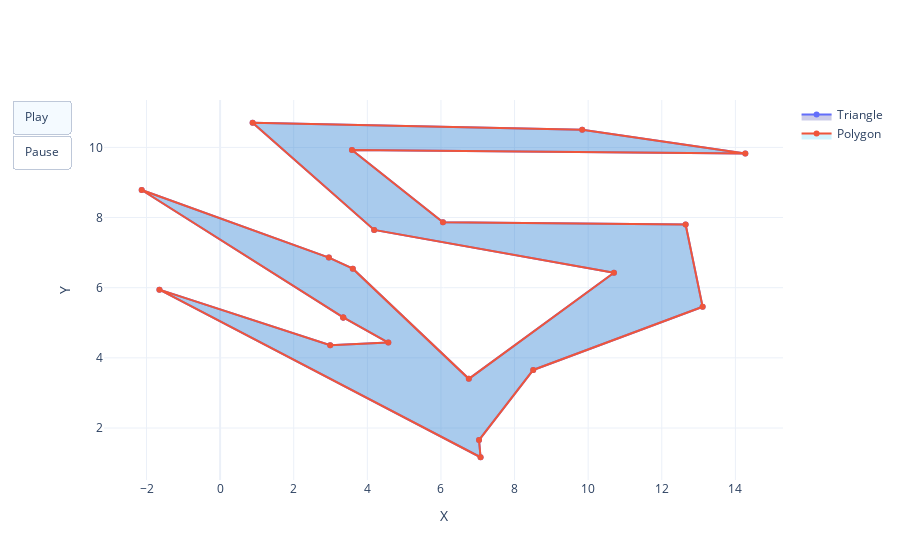
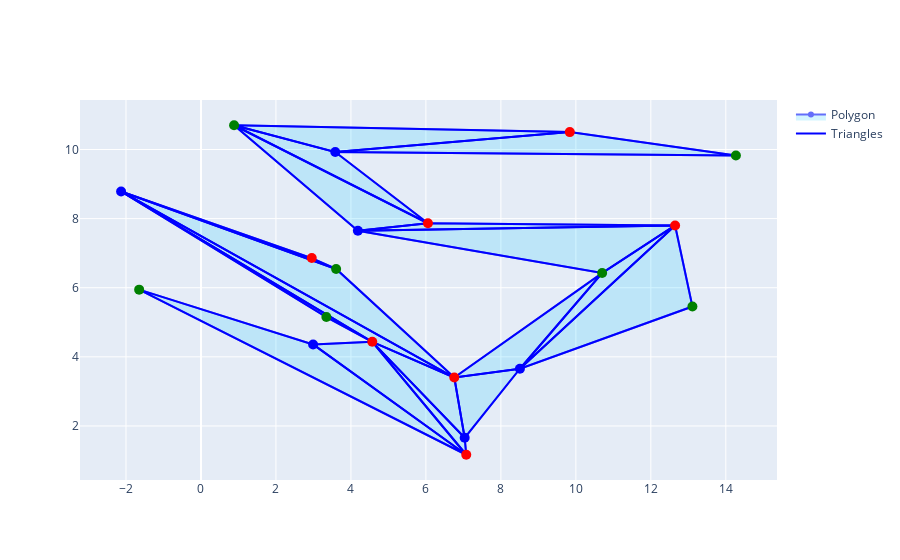

Here is the notebook cell these charts were saved with, in order:
### Code cell
input = 'agp2009a-simplerand/randsimple-20-1.pol'
poly = Polygon(input)
result = triangulate(poly)
fig = poly.plot(result)
fig.show()

colors = three_color(result)
print_colors(poly,result)
print(f"Número de cameras: {min(colors.values())}")

### Figure 1 — Plotly figure (JSON) as saved in the notebook; plotly's stock layout.template omitted (floating-point values rounded to 4 significant figures)
{"data": [{"fill": "toself", "fillcolor": "rgba(0, 0, 139, 0.2)", "mode": "lines+markers", "name": "Triangle", "type": "scatter", "x": [3.345, 4.57, 2.991, -1.649, 7.076, 7.034, 8.507, 13.11, 12.65, 6.055, 3.582, 14.27, 9.838, 0.8828, 4.186, 10.7, 6.758, 3.605, 2.955, -2.131, 3.345], "y": [5.152, 4.434, 4.359, 5.945, 1.166, 1.657, 3.655, 5.455, 7.803, 7.866, 9.926, 9.826, 10.5, 10.7, 7.648, 6.424, 3.402, 6.543, 6.858, 8.785, 5.152]}, {"fill": "toself", "fillcolor": "rgba(34, 200, 255, 0.2)", "mode": "lines+markers", "name": "Polygon", "type": "scatter", "x": [3.345, 4.57, 2.991, -1.649, 7.076, 7.034, 8.507, 13.11, 12.65, 6.055, 3.582, 14.27, 9.838, 0.8828, 4.186, 10.7, 6.758, 3.605, 2.955, -2.131, 3.345], "y": [5.152, 4.434, 4.359, 5.945, 1.166, 1.657, 3.655, 5.455, 7.803, 7.866, 9.926, 9.826, 10.5, 10.7, 7.648, 6.424, 3.402, 6.543, 6.858, 8.785, 5.152]}], "layout": {"hovermode": "closest", "showlegend": true, "updatemenus": [{"buttons": [{"args": [null, {"frame": {"duration": 500, "redraw": true}, "fromcurrent": true, "transition": {"duration": 300, "easing": "quadratic-in-out"}}], "label": "Play", "method": "animate"}, {"args": [[null], {"frame": {"duration": 0, "redraw": false}, "mode": "immediate", "transition": {"duration": 0}}], "label": "Pause", "method": "animate"}], "type": "buttons"}], "xaxis": {"title": {"text": "X"}}, "yaxis": {"title": {"text": "Y"}}}}

### Figure 2 — Plotly figure (JSON) as saved in the notebook; plotly's stock layout.template omitted (floating-point values rounded to 4 significant figures)
{"data": [{"fill": "toself", "fillcolor": "rgba(34, 200, 255, 0.2)", "mode": "lines+markers", "name": "Polygon", "type": "scatter", "x": [3.345, 4.57, 2.991, -1.649, 7.076, 7.034, 8.507, 13.11, 12.65, 6.055, 3.582, 14.27, 9.838, 0.8828, 4.186, 10.7, 6.758, 3.605, 2.955, -2.131, 3.345], "y": [5.152, 4.434, 4.359, 5.945, 1.166, 1.657, 3.655, 5.455, 7.803, 7.866, 9.926, 9.826, 10.5, 10.7, 7.648, 6.424, 3.402, 6.543, 6.858, 8.785, 5.152]}, {"line": {"color": "blue"}, "mode": "lines", "name": "Triangles", "type": "scatter", "x": [-2.131, 3.345, 4.57, -2.131, null, 2.991, -1.649, 7.076, 2.991, null, 4.57, 2.991, 7.076, 4.57, null, 4.57, 7.076, 7.034, 4.57, null, 8.507, 13.11, 12.65, 8.507, null, 3.582, 14.27, 9.838, 3.582, null, 3.582, 9.838, 0.8828, 3.582, null, 6.055, 3.582, 0.8828, 6.055, null, 6.055, 0.8828, 4.186, 6.055, null, 12.65, 6.055, 4.186, 12.65, null, 12.65, 4.186, 10.7, 12.65, null, 8.507, 12.65, 10.7, 8.507, null, 8.507, 10.7, 6.758, 8.507, null, 7.034, 8.507, 6.758, 7.034, null, 4.57, 7.034, 6.758, 4.57, null, -2.131, 4.57, 6.758, -2.131, null, -2.131, 6.758, 3.605, -2.131, null, 3.605, 2.955, -2.131, 3.605, null], "y": [8.785, 5.152, 4.434, 8.785, null, 4.359, 5.945, 1.166, 4.359, null, 4.434, 4.359, 1.166, 4.434, null, 4.434, 1.166, 1.657, 4.434, null, 3.655, 5.455, 7.803, 3.655, null, 9.926, 9.826, 10.5, 9.926, null, 9.926, 10.5, 10.7, 9.926, null, 7.866, 9.926, 10.7, 7.866, null, 7.866, 10.7, 7.648, 7.866, null, 7.803, 7.866, 7.648, 7.803, null, 7.803, 7.648, 6.424, 7.803, null, 3.655, 7.803, 6.424, 3.655, null, 3.655, 6.424, 3.402, 3.655, null, 1.657, 3.655, 3.402, 1.657, null, 4.434, 1.657, 3.402, 4.434, null, 8.785, 4.434, 3.402, 8.785, null, 8.785, 3.402, 6.543, 8.785, null, 6.543, 6.858, 8.785, 6.543, null]}, {"marker": {"color": "green", "size": 10}, "mode": "markers", "showlegend": false, "type": "scatter", "x": [3.345], "y": [5.152]}, {"marker": {"color": "red", "size": 10}, "mode": "markers", "showlegend": false, "type": "scatter", "x": [4.57], "y": [4.434]}, {"marker": {"color": "blue", "size": 10}, "mode": "markers", "showlegend": false, "type": "scatter", "x": [2.991], "y": [4.359]}, {"marker": {"color": "green", "size": 10}, "mode": "markers", "showlegend": false, "type": "scatter", "x": [-1.649], "y": [5.945]}, {"marker": {"color": "red", "size": 10}, "mode": "markers", "showlegend": false, "type": "scatter", "x": [7.076], "y": [1.166]}, {"marker": {"color": "blue", "size": 10}, "mode": "markers", "showlegend": false, "type": "scatter", "x": [7.034], "y": [1.657]}, {"marker": {"color": "blue", "size": 10}, "mode": "markers", "showlegend": false, "type": "scatter", "x": [8.507], "y": [3.655]}, {"marker": {"color": "green", "size": 10}, "mode": "markers", "showlegend": false, "type": "scatter", "x": [13.11], "y": [5.455]}, {"marker": {"color": "red", "size": 10}, "mode": "markers", "showlegend": false, "type": "scatter", "x": [12.65], "y": [7.803]}, {"marker": {"color": "red", "size": 10}, "mode": "markers", "showlegend": false, "type": "scatter", "x": [6.055], "y": [7.866]}, {"marker": {"color": "blue", "size": 10}, "mode": "markers", "showlegend": false, "type": "scatter", "x": [3.582], "y": [9.926]}, {"marker": {"color": "green", "size": 10}, "mode": "markers", "showlegend": false, "type": "scatter", "x": [14.27], "y": [9.826]}, {"marker": {"color": "red", "size": 10}, "mode": "markers", "showlegend": false, "type": "scatter", "x": [9.838], "y": [10.5]}, {"marker": {"color": "green", "size": 10}, "mode": "markers", "showlegend": false, "type": "scatter", "x": [0.8828], "y": [10.7]}, {"marker": {"color": "blue", "size": 10}, "mode": "markers", "showlegend": false, "type": "scatter", "x": [4.186], "y": [7.648]}, {"marker": {"color": "green", "size": 10}, "mode": "markers", "showlegend": false, "type": "scatter", "x": [10.7], "y": [6.424]}, {"marker": {"color": "red", "size": 10}, "mode": "markers", "showlegend": false, "type": "scatter", "x": [6.758], "y": [3.402]}, {"marker": {"color": "green", "size": 10}, "mode": "markers", "showlegend": false, "type": "scatter", "x": [3.605], "y": [6.543]}, {"marker": {"color": "red", "size": 10}, "mode": "markers", "showlegend": false, "type": "scatter", "x": [2.955], "y": [6.858]}, {"marker": {"color": "blue", "size": 10}, "mode": "markers", "showlegend": false, "type": "scatter", "x": [-2.131], "y": [8.785]}], "layout": {}}
